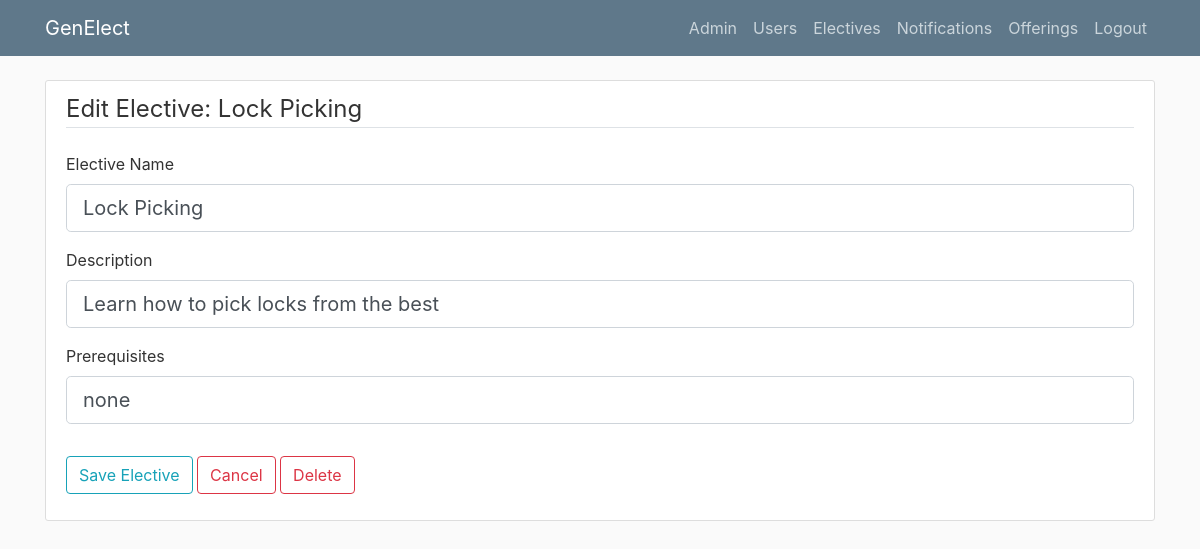
The app's page /editelective/1 (signed in), older data.
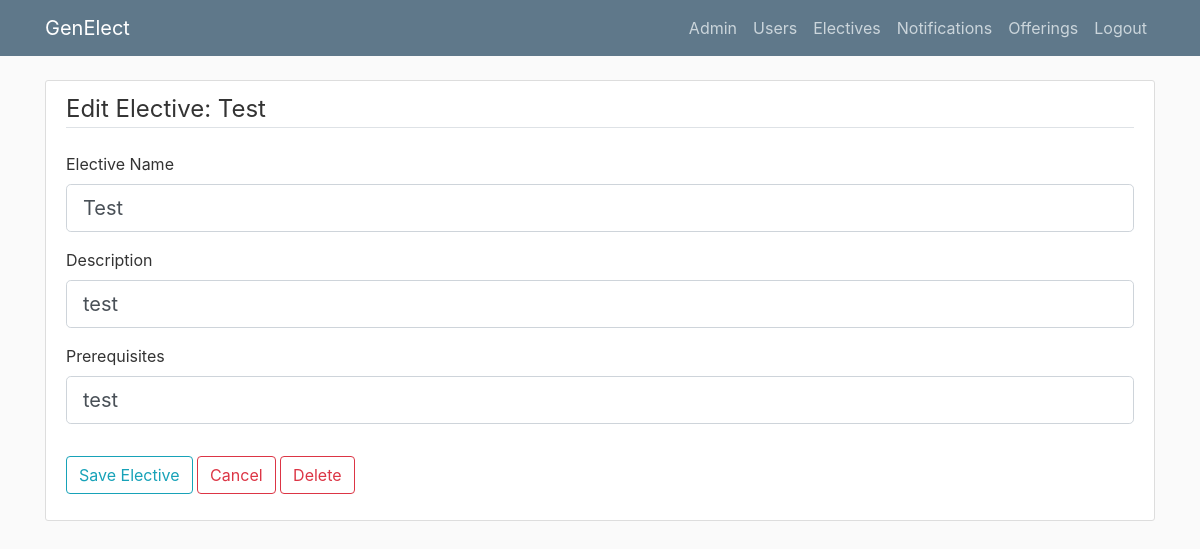
The same page, newer data.
### genElect/models.py (models this page shows)
class Base(db.Model):
    __abstract__ = True
    id = db.Column(db.Integer, primary_key=True, autoincrement=True)
    date_created = db.Column(db.DateTime, default=db.func.current_timestamp())
    date_modified = db.Column(db.DateTime, default=db.func.current_timestamp(),
            onupdate=db.func.current_timestamp())

class Electives(Base):
    __tablename__ = 'electives'
    name = db.Column(db.String(100))
    description = db.Column(db.String(500))
    prerequisites = db.Column(db.String(500))
    offerings = db.relationship('Offerings', backref='elective', lazy=True)

### genElect/__init__.py (the view)
@app.route("/elective/<elective_id>", methods=['GET', 'POST'])
@app.route("/editelective/<elective_id>", methods=['GET', 'POST'])
def editelective(elective_id):
    if current_user.is_authenticated and (current_user.role == "admin" or current_user.role == "instructor"):
        elective = Electives.query.filter_by(id=int(elective_id)).first()
        if elective:
            form = ElectiveForm()
            if form.validate_on_submit():
                elective.name = form.name.data
                elective.description = form.description.data
                elective.prerequisites = form.prerequisites.data
                db.session.commit()
                flash("Elective Info Updated", 'success')
                return redirect(f'/elective/{elective_id}')
            elif request.method == 'GET':
                form.name.data = elective.name
                form.description.data = elective.description
                form.prerequisites.data = elective.prerequisites
            return render_template('editelective.html', elective=elective, form=form, title="Elective Edit")
        else:
            return render_template('notfound.html')
    else:
        return render_template('denied.html')

### genElect/forms/__init__.py
class ElectiveForm(FlaskForm):
	name = StringField('Elective Name', validators=[DataRequired()])
	description = StringField('Description', validators=[DataRequired()])
	prerequisites = StringField('Prerequisites', validators=[DataRequired()])
	submit = SubmitField('Save Elective')

### genElect/__init__.py (called while the page is built)
@login_manager.user_loader
def load_user(user_id):
    return Users.query.get(int(user_id))

### genElect/templates/editelective.html (shortened to what this page needs)
{% extends "layout.html" %}
{% block content %}
    <div class="content-section">
    	<form method="POST" action="">
    		<fieldset class="form-group">
    			<legend class="border-bottom mb-4">Edit Elective: {{ elective.name }}</legend>
    			<div class="form-group">
    				{{ form.name.label(class="form-control-label") }}
                    {% if form.name.errors %}
                        {{ form.name(class="form-control form-control-lg is-invalid") }}
                        <div class="invalid-feedback">
                            {% for error in form.name.errors %}
                                <span>{{ error }}</span>
                            {% endfor%}
                        </div>
                    {% else %}
                        {{ form.name(class="form-control form-control-lg") }}
                    {% endif %}
    			</div>
                <div class="form-group">
                    {{ form.description.label(class="form-control-label") }}
                    {% if form.description.errors %}
                        {{ form.description(class="form-control form-control-lg is-invalid") }}
                        <div class="invalid-feedback">
                            {% for error in form.description.errors %}
                                <span>{{ error }}</span>
                            {% endfor%}
                        </div>
                    {% else %}
                        {{ form.description(class="form-control form-control-lg") }}
                    {% endif %}
                </div>
                <div class="form-group">
                    {{ form.prerequisites.label(class="form-control-label") }}
                    {% if form.prerequisites.errors %}
                        {{ form.prerequisites(class="form-control form-control-lg is-invalid") }}
                        <div class="invalid-feedback">
                            {% for error in form.prerequisites.errors %}
                                <span>{{ error }}</span>
                            {% endfor%}
                        </div>
                    {% else %}
                        {{ form.prerequisites(class="form-control form-control-lg") }}
                    {% endif %}
                </div>
    		</fieldset>
    		<div class="form-group">
    			{{ form.submit(class="btn btn-outline-info") }}
                <button type="button" onclick="window.location.href = '/allelectives'" class="btn btn-outline-danger">Cancel</button>
                <button type="button" onclick="window.location.href = '/deleteelective/{{elective.id}}'" class="btn btn-outline-danger">Delete</button>
    		</div>
    	</form>
    </div>
{% endblock content %}

Row changes from the older to the newer data that the page shows:
changed Electives: name "Lock Picking" → "Test"; description "Learn how to pick locks from the best" → "test"; prerequisites "none" → "test"
